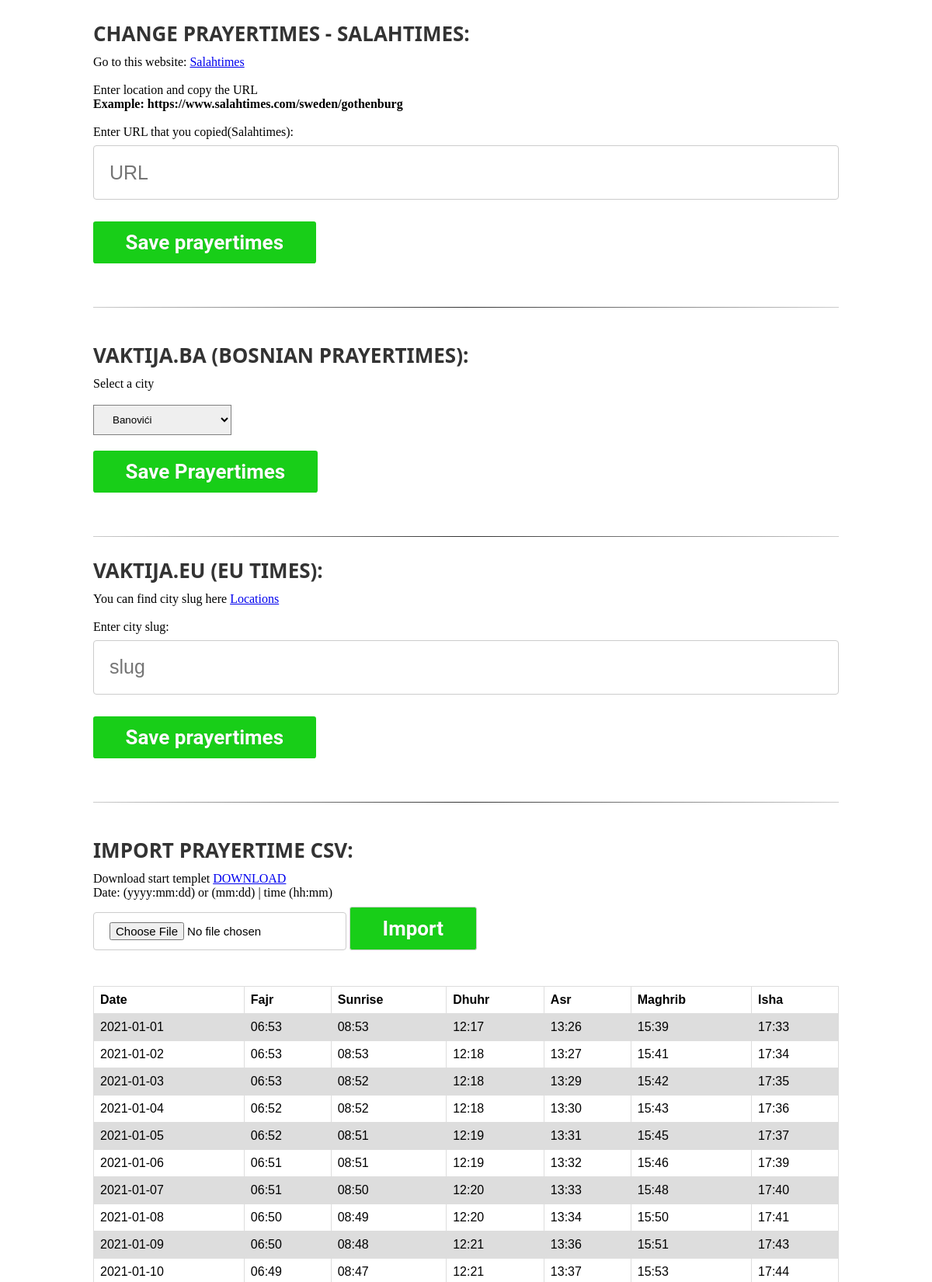
The app's page /prayertime (upper part) with its own data.
### tables this page shows
CREATE TABLE prayertimes (date text, fajr text, sunrise text, dhuhr text, asr text, maghrib text, isha text);

### app.py (the view)
@app.route( '/prayertime' )
def prayertimes():
    conn = sqlite3.connect("database.db")
    c = conn.cursor()
    c.execute("""select * from prayertimes""")
    prayertimes = c.fetchall()
    return render_template( 'time.html', prayertimes = prayertimes )

### templates/time.html (shortened to what this page needs)
{% extends 'layout/layout.html' %}
{% block content %}
<div class="container_padding">
    <h1 class="title left">Change prayertimes - Salahtimes:</h1>
    <p>Go to this website: <a href="https://www.salahtimes.com/countries" target="_blank">Salahtimes</a></p><br>
    <p>Enter location and copy the URL <br><b>Example: https://www.salahtimes.com/sweden/gothenburg</b></p><br>
    <label for="salahtimes_url">Enter URL that you copied(Salahtimes):</label>
    <input type="text" id="salahtimes_url" required  name="salahtimes_url" placeholder="URL">
    <button  id="save_prayertime" class="save" style="display:block; margin: 20px 0px;"  >Save prayertimes</button><br><br><hr><br>
    <h1 class="title left">Vaktija.ba (Bosnian prayertimes):</h1>
    <p>Select a city <br><br>
    <select class="select" name="city" id="city">
        <option value=0>Banovići</option>
    </select>
    <button  id="save_prayertime2" class="save" style="display:block; margin: 20px 0px;" >Save Prayertimes</button>
    <br><br>
    <hr>
    <h1 class="title left">Vaktija.eu (EU times):</h1>
    <p>You can find city slug here <a href="https://api.vaktija.eu/v1/locations" target="_blank">Locations</a></p><br>
    <label for="salahtimes_url">Enter city slug:</label>
    <input type="text" id="city_slug" required  name="salahtimes_url" placeholder="slug">
    <button  id="save_prayertime3" class="save" style="display:block; margin: 20px 0px;"  >Save prayertimes</button><br><br><hr><br>
    <form action="/import/prayertime" method="POST" enctype="multipart/form-data">
        <h1 class="title left">Import prayertime CSV:</h1>
        <p>Download start templet <a href="./static/upload/start_template.csv" target="_blank">DOWNLOAD</a></p>
        <p>Date: (yyyy:mm:dd) or (mm:dd) | time (hh:mm) </p>
        <input  style=" font-size:15px; height: auto !important; width: auto !important;" required type="file"  accept=".csv" id="csv"   name="csv" >
        <input type="submit" class="save"  value="Import"><br><br><br>
    </form>
    <table>
        <tr>
        <th>Date</th>
        <th>Fajr</th>
        <th>Sunrise</th>
        <th>Dhuhr</th>
        <th>Asr</th>
        <th>Maghrib</th>
        <th>Isha</th>
        </tr>
        {% for x in prayertimes%}
        <tr>
        <td>{{x[0]}}</td>
        <td>{{x[1]}}</td>
        <td>{{x[2]}}</td>
        <td>{{x[3]}}</td>
        <td>{{x[4]}}</td>
        <td>{{x[5]}}</td>
        <td>{{x[6]}}</td>
        </tr>
        {% endfor %}
    </table>
</div>
{% endblock %}

### static/css/styles.css (style rules this page uses)
* { margin: 0; padding: 0; border: 0; outline: 0; box-sizing: border-box; }
.title { text-align: center; font-family: 'Segoe UI', Tahoma, Geneva, Verdana, sans-serif; margin: 25px 0px 10px 0px; color:#333; text-transform: uppercase; font-size: 26px; }
.save { cursor: pointer; width: auto !important; height: auto !important; background-color: rgb(24, 206, 24); display:inline-block; color: white !important; padding:0.46em 1.6em; margin: 1% auto 1% auto; border-radius:0.12em; font-size: 26px; box-sizing: border-box; text-decoration:none; font-family:'Roboto',sans-serif; font-weight:700; color:#242424; text-shadow: 0 0.004em 0.004em rgba(0,0,0,0.35); transition: all 0.6s; }
table { font-family: arial, sans-serif; border-collapse: collapse; width: 100%; }
td, th { border: 1px solid #dddddd; text-align: left; padding: 8px; }
tr:nth-child(even) { background-color: #dddddd; }
.left { text-align: left !important; }
hr { border: 0; height: 1px;background: #333;background-image: linear-gradient(to right, #ccc, #333, #ccc); }
input { width: 100%; height:70px; padding: 12px 20px; margin: 8px 0; display: inline-block; border: 1px solid #ccc; border-radius: 4px; box-sizing: border-box; font-size: 25px; }
.select { padding: 10px 20px; border: 1px solid grey; }
@media only screen and (min-width: 1000px) { .container_padding { padding-right: 10%; padding-left: 10%; margin-right: auto !important; margin-left: auto; } }

### records on screen
prayertimes: date "2021-01-01", fajr "06:53", sunrise "08:53", dhuhr "12:17", asr "13:26", maghrib "15:39", isha "17:33"
prayertimes: date "2021-01-02", fajr "06:53", sunrise "08:53", dhuhr "12:18", asr "13:27", maghrib "15:41", isha "17:34"
prayertimes: date "2021-01-03", fajr "06:53", sunrise "08:52", dhuhr "12:18", asr "13:29", maghrib "15:42", isha "17:35"
prayertimes: date "2021-01-04", fajr "06:52", sunrise "08:52", dhuhr "12:18", asr "13:30", maghrib "15:43", isha "17:36"
prayertimes: date "2021-01-05", fajr "06:52", sunrise "08:51", dhuhr "12:19", asr "13:31", maghrib "15:45", isha "17:37"
prayertimes: date "2021-01-06", fajr "06:51", sunrise "08:51", dhuhr "12:19", asr "13:32", maghrib "15:46", isha "17:39"
prayertimes: date "2021-01-07", fajr "06:51", sunrise "08:50", dhuhr "12:20", asr "13:33", maghrib "15:48", isha "17:40"
prayertimes: date "2021-01-08", fajr "06:50", sunrise "08:49", dhuhr "12:20", asr "13:34", maghrib "15:50", isha "17:41"
prayertimes: date "2021-01-09", fajr "06:50", sunrise "08:48", dhuhr "12:21", asr "13:36", maghrib "15:51", isha "17:43"
prayertimes: date "2021-01-10", fajr "06:49", sunrise "08:47", dhuhr "12:21", asr "13:37", maghrib "15:53", isha "17:44"
